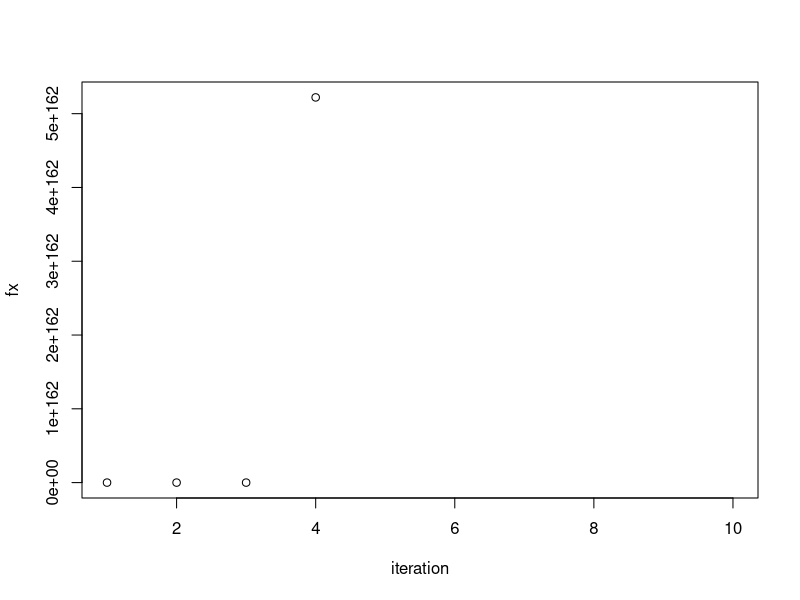

Here is the R script that generated this plot:
library(datasets)  # Load/unload base packages manually

# Change f(x) = 0 to x = f(x) first!
# The Result is the last x
iteration <- function(x, n, f){
  xList <- c()
  fx <- c()
  for(i in 1:n) {
    xList[i] <- format(round(x, 3), nsmall = 3)
    fx[i] <- format(round(f(x), 3), nsmall = 3)
    x <- f(x)
  }
  
  iteration = c(1:n)
  plot(iteration, fx)
  
  data = matrix(c(xList,fx), n, 2)
  colnames(data) <- c('x', 'f(x)')
  rownames(data) <- c(1:n)
  
  table = as.table(data)
  
  table
}

f <- function(x) {
  return(exp(1)^(-x))
}

# no.1
fx <- function(x) {
  return(x^3 + 6.6*x^2 - 29.05*x + 22.64) 
}

iteration(100, 10, fx)
